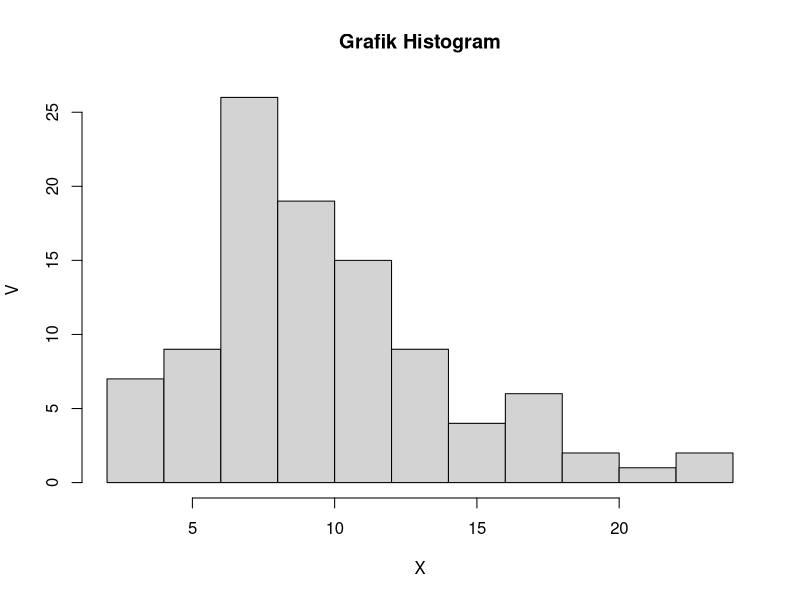

Generate this figure with R:
x = 2
v = 10

### 4.A
Peluang = dchisq(x, 10)

### 4.B
n = 100
hist(rchisq(n, v), xlab = "X", ylab = "V", main = "Grafik Histogram")

### 4.C
#Rataan
rataan = v
#Varan
varian = 2 * v